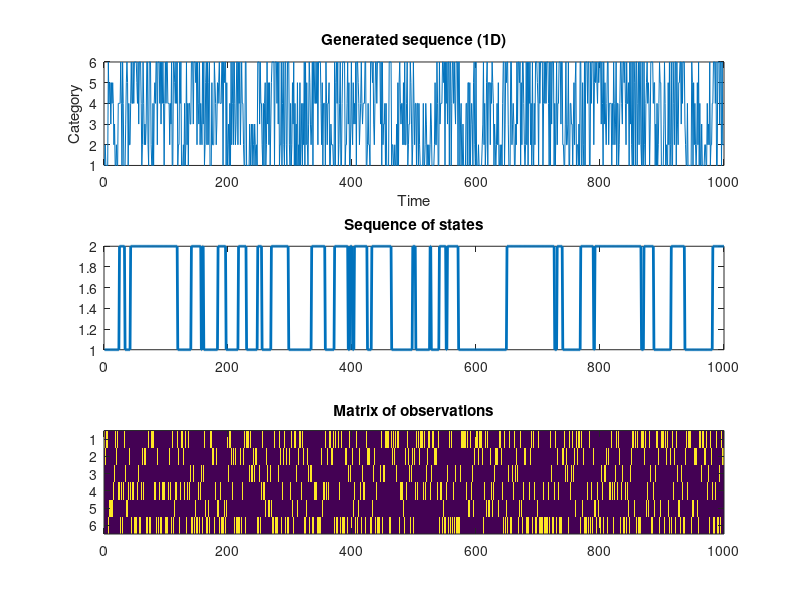

The MATLAB script that drew this image: (Note: this script raises an error after producing the figure.)
%% Labelling simulated data using HMM
clear all
close all

% If false, shows only the main plot
show_plots = 1;

%% Simulate data using MATLAB function

% Create transitions matrix with strong self-transition probabilities
trans = [0.95,0.05;
         0.05,0.95];
     
% Create very different emissions for easier detection
emis = [3/6 2/6 1/6 1/6 1/6 1/6; % State1 emissions
        2/10 1/10 1/10 3/10 1/10 1/2]; % State2 emissions

% Normalize emission matrix to make sure everything adds up to 1
 emis = emis./sum(emis,2);
 
% Use MATLAB HMM generate function to create timeseries
dat_length = 1000;
[seq,states] = hmmgenerate(dat_length,trans,emis);

% Convert seq to matrix for visualization
seq_mat = zeros(size(emis,2),length(seq));
for i = 1:length(seq)
    seq_mat(seq(i),i) = 1;
end

if show_plots
    figure
    ax1=subplot(3,1,1);
    plot(seq)
    title('Generated sequence (1D)')
    xlabel('Time')
    ylabel('Category')
    ax2=subplot(3,1,2);
    plot(states, 'LineWidth',2)
    title('Sequence of states')
    ax3=subplot(3,1,3);
    imagesc(seq_mat)
    title('Matrix of observations')
    linkaxes([ax1 ax2 ax3],'x')
end
%% Estimate parameters

% First we have to estimate the emission and transition matrices
% MATLAB requires that we give it an initial guess
% We'll assume : no information about the emissions (random values)
% We'll assume : high self-transition probabilities
TRANS_GUESS = eye(size(trans)) + rand(size(trans))*0.05;
EMIS_GUESS = rand(size(emis));
% Make sure numbers add up to 1
EMIS_GUESS = EMIS_GUESS./sum(EMIS_GUESS,2);
TRANS_GUESS = TRANS_GUESS./sum(TRANS_GUESS,2);


% Estimate parameters
[TRANS_EST, EMIS_EST] = hmmtrain(seq, TRANS_GUESS, EMIS_GUESS);

% Orient emission matrix to match original
forward_ = sum(abs(EMIS_EST - emis),'all');
backward_ = sum(abs(EMIS_EST(2:-1:1,:) - emis),'all');
[val, ind] = min([forward_,backward_]);
if ind==1
    plot_emis_est = EMIS_EST;
else
    plot_emis_est = EMIS_EST(2:-1:1,:);
end

% Generate plots to see how we did
if show_plots
   figure
   subplot(2,2,1);
   imagesc(trans,[0,1])
   title("Actual Transition Matrix")
   subplot(2,2,2)
   imagesc(TRANS_EST,[0,1])
   title("Estimated Transition Matrix")
   subplot(2,2,3)
   imagesc(emis,[0,1])
   title("Actual Emission Matrix")
   subplot(2,2,4)
   imagesc(plot_emis_est,[0,1])
   title("Estimated Emission Matrix")
end

%% Estimate State Sequence
% ** NOTE: Inferred state sequence can be "flipped" compared to this actual
% **        sequence. This is becauese the inferred state labels can be
% **        different from ours

% We need to give the decoding algorithm our estimate of the model
% paramters (emission and transition matrices)
% We can check how well it does using the actual parameters vs the
% estimated parameters
pStates_actual = hmmdecode(seq,trans,emis);
pStates_est = hmmdecode(seq,TRANS_EST,EMIS_EST);

% HMM decode returns PROBABILITIES for being in each state at each
% timepoint
% We can just pick the state with the larger probability at each time
state_estim_actual = pStates_actual(1,:) > pStates_actual(2,:);
state_estim_est = pStates_est(1,:) > pStates_est(2,:);

% Concatenate estimates for visualization
all_states = cat(1,states,state_estim_actual, state_estim_est);

figure
ax1=subplot(2,1,1);
imagesc(seq_mat)
title('Observations')
ax2=subplot(2,1,2);
imagesc(all_states)
yticks([1,2,3])
yticklabels({'Actual',sprintf('Using Actual Emissions'),'Using Estimated Emissions'})
title('State Sequences')
linkaxes([ax1 ax2],'x')
